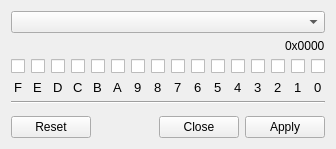
<?xml version="1.0" encoding="UTF-8"?>
<ui version="4.0">
 <class>QGBA::IOViewer</class>
 <widget class="QWidget" name="QGBA::IOViewer">
  <property name="geometry">
   <rect>
    <x>0</x>
    <y>0</y>
    <width>343</width>
    <height>342</height>
   </rect>
  </property>
  <property name="windowTitle">
   <string>I/O Viewer</string>
  </property>
  <layout class="QVBoxLayout" name="verticalLayout_2">
   <property name="sizeConstraint">
    <enum>QLayout::SetFixedSize</enum>
   </property>
   <item>
    <widget class="QComboBox" name="regSelect"/>
   </item>
   <item alignment="Qt::AlignRight|Qt::AlignTop">
    <widget class="QLabel" name="regValue">
     <property name="text">
      <string>0x0000</string>
     </property>
     <property name="textInteractionFlags">
      <set>Qt::LinksAccessibleByMouse|Qt::TextSelectableByKeyboard|Qt::TextSelectableByMouse</set>
     </property>
    </widget>
   </item>
   <item>
    <layout class="QGridLayout" name="gridLayout">
     <item row="0" column="12" alignment="Qt::AlignHCenter">
      <widget class="QCheckBox" name="b3"/>
     </item>
     <item row="0" column="11" alignment="Qt::AlignHCenter">
      <widget class="QCheckBox" name="b4"/>
     </item>
     <item row="0" column="13" alignment="Qt::AlignHCenter">
      <widget class="QCheckBox" name="b2"/>
     </item>
     <item row="0" column="15" alignment="Qt::AlignHCenter">
      <widget class="QCheckBox" name="b0"/>
     </item>
     <item row="1" column="13" alignment="Qt::AlignHCenter|Qt::AlignTop">
      <widget class="QLabel" name="l2">
       <property name="maximumSize">
        <size>
         <width>16777215</width>
         <height>80</height>
        </size>
       </property>
       <property name="font">
        <font>
         <pointsize>10</pointsize>
        </font>
       </property>
       <property name="text">
        <string notr="true">2</string>
       </property>
      </widget>
     </item>
     <item row="0" column="10" alignment="Qt::AlignHCenter">
      <widget class="QCheckBox" name="b5"/>
     </item>
     <item row="0" column="14" alignment="Qt::AlignHCenter">
      <widget class="QCheckBox" name="b1"/>
     </item>
     <item row="1" column="10" alignment="Qt::AlignHCenter|Qt::AlignTop">
      <widget class="QLabel" name="l5">
       <property name="maximumSize">
        <size>
         <width>16777215</width>
         <height>80</height>
        </size>
       </property>
       <property name="font">
        <font>
         <pointsize>10</pointsize>
        </font>
       </property>
       <property name="text">
        <string notr="true">5</string>
       </property>
      </widget>
     </item>
     <item row="1" column="11" alignment="Qt::AlignHCenter|Qt::AlignTop">
      <widget class="QLabel" name="l4">
       <property name="maximumSize">
        <size>
         <width>16777215</width>
         <height>80</height>
        </size>
       </property>
       <property name="font">
        <font>
         <pointsize>10</pointsize>
        </font>
       </property>
       <property name="text">
        <string notr="true">4</string>
       </property>
      </widget>
     </item>
     <item row="1" column="8" alignment="Qt::AlignHCenter|Qt::AlignTop">
      <widget class="QLabel" name="l7">
       <property name="maximumSize">
        <size>
         <width>16777215</width>
         <height>80</height>
        </size>
       </property>
       <property name="font">
        <font>
         <pointsize>10</pointsize>
        </font>
       </property>
       <property name="text">
        <string notr="true">7</string>
       </property>
      </widget>
     </item>
     <item row="1" column="15" alignment="Qt::AlignHCenter|Qt::AlignTop">
      <widget class="QLabel" name="l0">
       <property name="maximumSize">
        <size>
         <width>16777215</width>
         <height>80</height>
        </size>
       </property>
       <property name="font">
        <font>
         <pointsize>10</pointsize>
        </font>
       </property>
       <property name="text">
        <string notr="true">0</string>
       </property>
      </widget>
     </item>
     <item row="0" column="9" alignment="Qt::AlignHCenter">
      <widget class="QCheckBox" name="b6"/>
     </item>
     <item row="1" column="6" alignment="Qt::AlignHCenter">
      <widget class="QLabel" name="l9">
       <property name="maximumSize">
        <size>
         <width>16777215</width>
         <height>80</height>
        </size>
       </property>
       <property name="font">
        <font>
         <pointsize>10</pointsize>
        </font>
       </property>
       <property name="text">
        <string notr="true">9</string>
       </property>
      </widget>
     </item>
     <item row="0" column="6" alignment="Qt::AlignHCenter">
      <widget class="QCheckBox" name="b9"/>
     </item>
     <item row="1" column="14" alignment="Qt::AlignHCenter|Qt::AlignTop">
      <widget class="QLabel" name="l1">
       <property name="maximumSize">
        <size>
         <width>16777215</width>
         <height>80</height>
        </size>
       </property>
       <property name="font">
        <font>
         <pointsize>10</pointsize>
        </font>
       </property>
       <property name="text">
        <string notr="true">1</string>
       </property>
      </widget>
     </item>
     <item row="1" column="12" alignment="Qt::AlignHCenter|Qt::AlignTop">
      <widget class="QLabel" name="l3">
       <property name="maximumSize">
        <size>
         <width>16777215</width>
         <height>80</height>
        </size>
       </property>
       <property name="font">
        <font>
         <pointsize>10</pointsize>
        </font>
       </property>
       <property name="text">
        <string notr="true">3</string>
       </property>
      </widget>
     </item>
     <item row="0" column="0" alignment="Qt::AlignHCenter">
      <widget class="QCheckBox" name="bF"/>
     </item>
     <item row="1" column="7" alignment="Qt::AlignHCenter">
      <widget class="QLabel" name="l8">
       <property name="maximumSize">
        <size>
         <width>16777215</width>
         <height>80</height>
        </size>
       </property>
       <property name="font">
        <font>
         <pointsize>10</pointsize>
        </font>
       </property>
       <property name="text">
        <string notr="true">8</string>
       </property>
      </widget>
     </item>
     <item row="0" column="2" alignment="Qt::AlignHCenter">
      <widget class="QCheckBox" name="bD"/>
     </item>
     <item row="0" column="1" alignment="Qt::AlignHCenter">
      <widget class="QCheckBox" name="bE"/>
     </item>
     <item row="1" column="3" alignment="Qt::AlignHCenter">
      <widget class="QLabel" name="lC">
       <property name="maximumSize">
        <size>
         <width>16777215</width>
         <height>80</height>
        </size>
       </property>
       <property name="font">
        <font>
         <pointsize>10</pointsize>
        </font>
       </property>
       <property name="text">
        <string notr="true">C</string>
       </property>
      </widget>
     </item>
     <item row="1" column="1" alignment="Qt::AlignHCenter">
      <widget class="QLabel" name="lE">
       <property name="maximumSize">
        <size>
         <width>16777215</width>
         <height>80</height>
        </size>
       </property>
       <property name="font">
        <font>
         <pointsize>10</pointsize>
        </font>
       </property>
       <property name="text">
        <string notr="true">E</string>
       </property>
      </widget>
     </item>
     <item row="0" column="3" alignment="Qt::AlignHCenter">
      <widget class="QCheckBox" name="bC"/>
     </item>
     <item row="0" column="5">
      <widget class="QCheckBox" name="bA"/>
     </item>
     <item row="1" column="9" alignment="Qt::AlignHCenter|Qt::AlignTop">
      <widget class="QLabel" name="l6">
       <property name="maximumSize">
        <size>
         <width>16777215</width>
         <height>80</height>
        </size>
       </property>
       <property name="font">
        <font>
         <pointsize>10</pointsize>
        </font>
       </property>
       <property name="text">
        <string notr="true">6</string>
       </property>
      </widget>
     </item>
     <item row="0" column="7" alignment="Qt::AlignHCenter">
      <widget class="QCheckBox" name="b8"/>
     </item>
     <item row="0" column="4" alignment="Qt::AlignHCenter">
      <widget class="QCheckBox" name="bB"/>
     </item>
     <item row="0" column="8" alignment="Qt::AlignHCenter">
      <widget class="QCheckBox" name="b7"/>
     </item>
     <item row="1" column="2" alignment="Qt::AlignHCenter">
      <widget class="QLabel" name="lD">
       <property name="maximumSize">
        <size>
         <width>16777215</width>
         <height>80</height>
        </size>
       </property>
       <property name="font">
        <font>
         <pointsize>10</pointsize>
        </font>
       </property>
       <property name="text">
        <string notr="true">D</string>
       </property>
      </widget>
     </item>
     <item row="1" column="0" alignment="Qt::AlignHCenter">
      <widget class="QLabel" name="lF">
       <property name="maximumSize">
        <size>
         <width>16777215</width>
         <height>80</height>
        </size>
       </property>
       <property name="font">
        <font>
         <pointsize>10</pointsize>
        </font>
       </property>
       <property name="text">
        <string notr="true">F</string>
       </property>
      </widget>
     </item>
     <item row="1" column="5" alignment="Qt::AlignHCenter">
      <widget class="QLabel" name="lA">
       <property name="maximumSize">
        <size>
         <width>16777215</width>
         <height>80</height>
        </size>
       </property>
       <property name="font">
        <font>
         <pointsize>10</pointsize>
        </font>
       </property>
       <property name="text">
        <string notr="true">A</string>
       </property>
      </widget>
     </item>
     <item row="1" column="4" alignment="Qt::AlignHCenter">
      <widget class="QLabel" name="lB">
       <property name="maximumSize">
        <size>
         <width>16777215</width>
         <height>80</height>
        </size>
       </property>
       <property name="font">
        <font>
         <pointsize>10</pointsize>
        </font>
       </property>
       <property name="text">
        <string>B</string>
       </property>
      </widget>
     </item>
    </layout>
   </item>
   <item>
    <widget class="Line" name="line">
     <property name="orientation">
      <enum>Qt::Horizontal</enum>
     </property>
    </widget>
   </item>
   <item>
    <widget class="QWidget" name="regDescription" native="true">
     <property name="sizePolicy">
      <sizepolicy hsizetype="Preferred" vsizetype="MinimumExpanding">
       <horstretch>0</horstretch>
       <verstretch>0</verstretch>
      </sizepolicy>
     </property>
    </widget>
   </item>
   <item>
    <widget class="QDialogButtonBox" name="buttonBox">
     <property name="standardButtons">
      <set>QDialogButtonBox::Apply|QDialogButtonBox::Close|QDialogButtonBox::Reset</set>
     </property>
    </widget>
   </item>
  </layout>
 </widget>
 <tabstops>
  <tabstop>regSelect</tabstop>
  <tabstop>b0</tabstop>
  <tabstop>b1</tabstop>
  <tabstop>b2</tabstop>
  <tabstop>b3</tabstop>
  <tabstop>b4</tabstop>
  <tabstop>b5</tabstop>
  <tabstop>b6</tabstop>
  <tabstop>b7</tabstop>
  <tabstop>bE</tabstop>
  <tabstop>b8</tabstop>
  <tabstop>b9</tabstop>
  <tabstop>bA</tabstop>
  <tabstop>bB</tabstop>
  <tabstop>bC</tabstop>
  <tabstop>bD</tabstop>
  <tabstop>bF</tabstop>
 </tabstops>
 <resources/>
 <connections/>
</ui>
